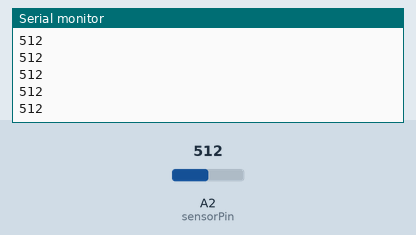
Recording of a sketch running on a simulated Arduino Uno, built with avr-gcc and run on an emulated ATmega328P. Shown: the last lines printed to the serial monitor. The inputs (shaded band) are chosen by the test bench; at power-on: A2 (sensorPin) = 512.

Above: at 1.2 s.
1.3 s: A2 (sensorPin) set to 716
At 1.32 s:
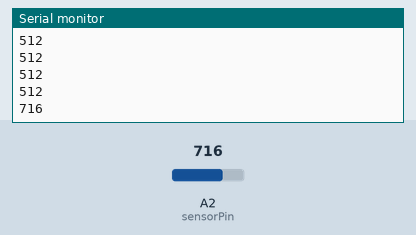
2.8 s: A2 (sensorPin) set to 900
At 2.83 s:
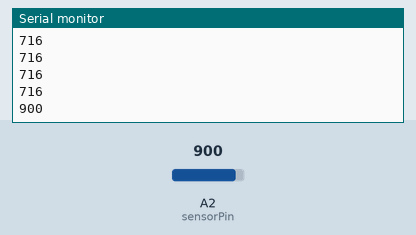
Timing chart, 0 to 5.8 s (numbered marks = the images above; inputs shaded):
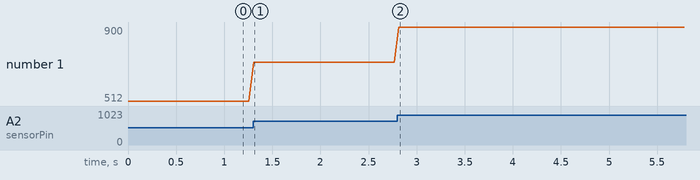

The sketch:

sketch_nov21a_photoresistor-test.ino
```cpp
const char sensorPin = A2;

void setup() {
  // put your setup code here, to run once:
  Serial.begin(9600);
  pinMode(sensorPin, INPUT);
}

void loop() {
  // put your main code here, to run repeatedly:
  Serial.println(analogRead(sensorPin));
  delay(50);
}
```

Measured:
- after the input at 1.3 s, the serial monitor: prints a new line at once (image 1)
- after the input at 2.8 s, the serial monitor: prints a new line at once (image 2)
- plotted number 1: 512 → 716 after the input at 1.3 s, 716 → 900 after the input at 2.8 s
